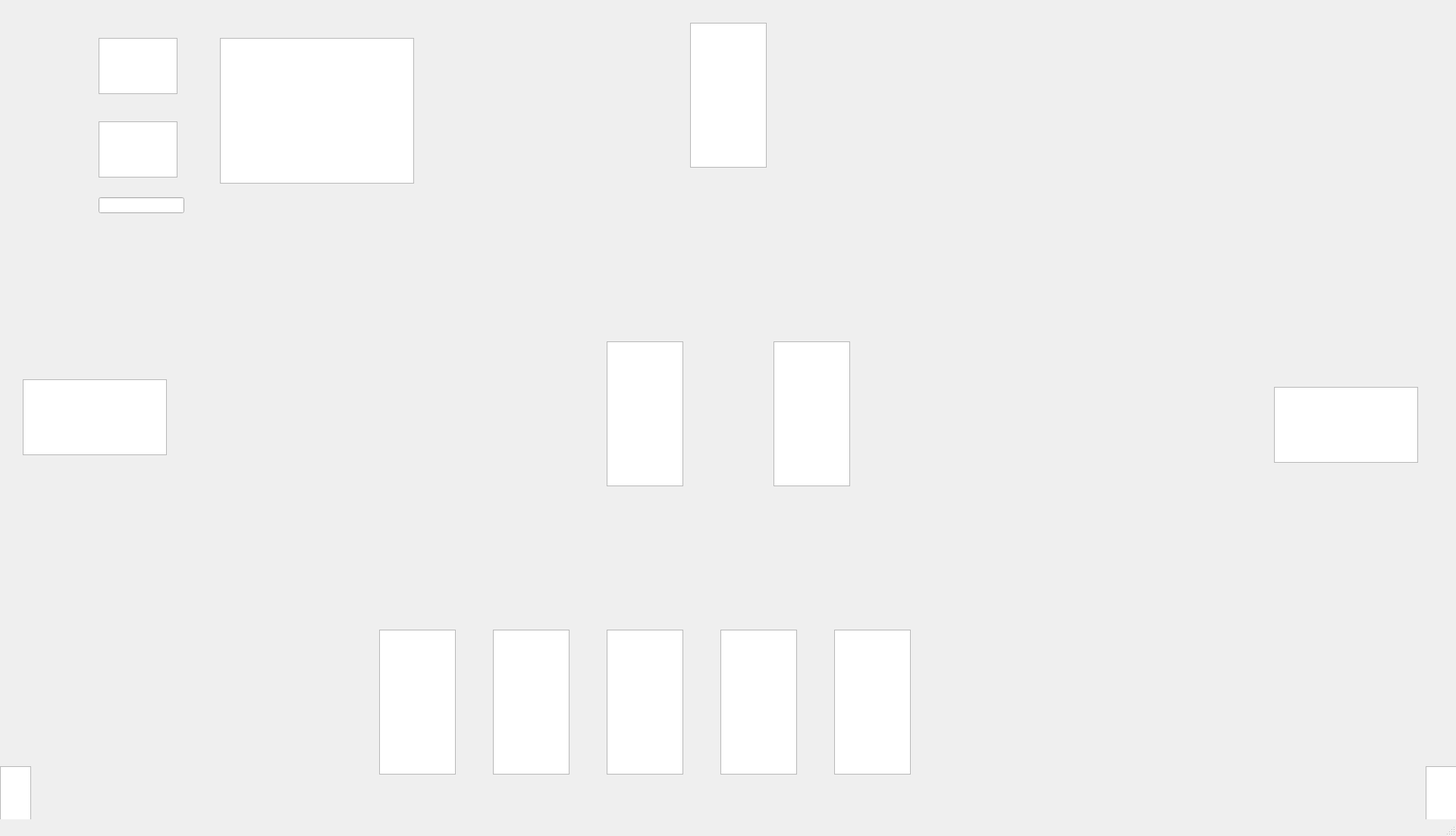
<?xml version="1.0" encoding="UTF-8"?>
<ui version="4.0">
 <class>MainWindow</class>
 <widget class="QMainWindow" name="MainWindow">
  <property name="geometry">
   <rect>
    <x>0</x>
    <y>0</y>
    <width>1920</width>
    <height>1102</height>
   </rect>
  </property>
  <property name="minimumSize">
   <size>
    <width>1920</width>
    <height>1080</height>
   </size>
  </property>
  <property name="maximumSize">
   <size>
    <width>1920</width>
    <height>1102</height>
   </size>
  </property>
  <property name="windowTitle">
   <string>MainWindow</string>
  </property>
  <widget class="QWidget" name="Spielfeld">
   <property name="minimumSize">
    <size>
     <width>1920</width>
     <height>1080</height>
    </size>
   </property>
   <property name="maximumSize">
    <size>
     <width>1920</width>
     <height>1080</height>
    </size>
   </property>
   <widget class="QGraphicsView" name="Handkarte1">
    <property name="geometry">
     <rect>
      <x>0</x>
      <y>1010</y>
      <width>41</width>
      <height>71</height>
     </rect>
    </property>
   </widget>
   <widget class="QGraphicsView" name="Handkarte1_2">
    <property name="geometry">
     <rect>
      <x>1880</x>
      <y>1010</y>
      <width>41</width>
      <height>71</height>
     </rect>
    </property>
   </widget>
   <widget class="QGraphicsView" name="Handkarte1_3">
    <property name="geometry">
     <rect>
      <x>950</x>
      <y>830</y>
      <width>101</width>
      <height>191</height>
     </rect>
    </property>
   </widget>
   <widget class="QGraphicsView" name="Handkarte1_4">
    <property name="geometry">
     <rect>
      <x>1100</x>
      <y>830</y>
      <width>101</width>
      <height>191</height>
     </rect>
    </property>
   </widget>
   <widget class="QGraphicsView" name="Handkarte1_5">
    <property name="geometry">
     <rect>
      <x>500</x>
      <y>830</y>
      <width>101</width>
      <height>191</height>
     </rect>
    </property>
   </widget>
   <widget class="QGraphicsView" name="Handkarte1_6">
    <property name="geometry">
     <rect>
      <x>650</x>
      <y>830</y>
      <width>101</width>
      <height>191</height>
     </rect>
    </property>
   </widget>
   <widget class="QGraphicsView" name="Handkarte1_7">
    <property name="geometry">
     <rect>
      <x>800</x>
      <y>830</y>
      <width>101</width>
      <height>191</height>
     </rect>
    </property>
   </widget>
   <widget class="QGraphicsView" name="drawCards">
    <property name="geometry">
     <rect>
      <x>800</x>
      <y>450</y>
      <width>101</width>
      <height>191</height>
     </rect>
    </property>
   </widget>
   <widget class="QGraphicsView" name="LastPlayed">
    <property name="geometry">
     <rect>
      <x>1020</x>
      <y>450</y>
      <width>101</width>
      <height>191</height>
     </rect>
    </property>
   </widget>
   <widget class="QGraphicsView" name="Gegner1">
    <property name="geometry">
     <rect>
      <x>30</x>
      <y>500</y>
      <width>190</width>
      <height>100</height>
     </rect>
    </property>
   </widget>
   <widget class="QGraphicsView" name="Gegner3">
    <property name="geometry">
     <rect>
      <x>1680</x>
      <y>510</y>
      <width>190</width>
      <height>100</height>
     </rect>
    </property>
   </widget>
   <widget class="QGraphicsView" name="Gegner2">
    <property name="geometry">
     <rect>
      <x>910</x>
      <y>30</y>
      <width>101</width>
      <height>191</height>
     </rect>
    </property>
   </widget>
   <widget class="QWidget" name="horizontalLayoutWidget">
    <property name="geometry">
     <rect>
      <x>489</x>
      <y>819</y>
      <width>721</width>
      <height>211</height>
     </rect>
    </property>
    <layout class="QHBoxLayout" name="horizontalLayout"/>
   </widget>
   <widget class="QTextEdit" name="textEdit">
    <property name="geometry">
     <rect>
      <x>130</x>
      <y>50</y>
      <width>104</width>
      <height>74</height>
     </rect>
    </property>
   </widget>
   <widget class="QPlainTextEdit" name="plainTextEdit">
    <property name="geometry">
     <rect>
      <x>130</x>
      <y>160</y>
      <width>104</width>
      <height>74</height>
     </rect>
    </property>
   </widget>
   <widget class="QLineEdit" name="lineEdit">
    <property name="geometry">
     <rect>
      <x>130</x>
      <y>260</y>
      <width>113</width>
      <height>21</height>
     </rect>
    </property>
   </widget>
   <widget class="QTextBrowser" name="textBrowser">
    <property name="geometry">
     <rect>
      <x>290</x>
      <y>50</y>
      <width>256</width>
      <height>192</height>
     </rect>
    </property>
   </widget>
  </widget>
  <widget class="QStatusBar" name="statusbar"/>
 </widget>
 <resources/>
 <connections/>
</ui>
